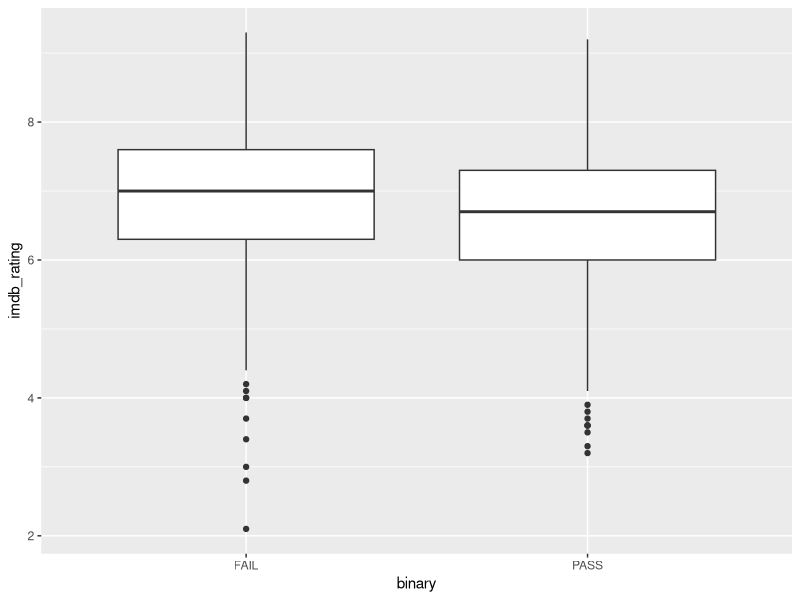

This chart was generated by the following R code:
## ---- chunk 1
library(tidyverse)
library(ggthemes)
library(gganimate)
library(scales)

movies <- read_csv("data/movies.csv")
raw_bechdel <- read_csv("data/raw_bechdel.csv")
## ---- chunk 2
movies %>% 
  ggplot() +
  aes(x = binary, y = imdb_rating) +
  geom_boxplot()
## ---- chunk 3
subset_movies <- movies %>%
  select(year, title, binary, budget_2013, plot, rated, language, country, writer, metascore, imdb_rating, director, actors, genre, awards, runtime)  %>% 
  mutate(first_country = str_extract(country, pattern = "[A-z ]+")) %>% 
  mutate(first_genre = str_extract(genre, pattern = "[A-z ]+"))

unique(subset_movies$first_genre)
## ---- chunk 4
subset_movies %>% 
  group_by(first_genre) %>% 
  mutate(count = n()) %>% 
  mutate(genre = if_else(count < 100, "Other", first_genre))
## ---- chunk 5
subset_movies %>% 
  select(year, metascore, imdb_rating, budget_2013, first_genre) %>% 
  drop_na() %>% 
  group_by(first_genre) %>% 
  mutate(count = n()) %>% 
  mutate(genre = if_else(count < 100, "Other", first_genre)) %>% 
  mutate(year = as.integer(year)) %>% 
  ggplot(aes(x = metascore, y = imdb_rating, size = budget_2013, colour = budget_2013)) +
  geom_point(alpha = 0.7, show.legend = FALSE) +
  scale_size(range = c(2, 12)) +
  scale_x_log10() +
  labs(title = 'Year: {frame_time}', x = 'Metascore', y = 'IMDB rating') +
  transition_time(year) +
  ease_aes('linear')
## ---- chunk 6
subset_movies %>% 
  select(year, binary) %>% 
  drop_na() %>% 
  mutate(year = as.integer(year)) %>% 
  ggplot(aes(x = binary, fill = binary)) +
  geom_bar(show.legend = F) +
  theme_minimal() +
  scale_fill_manual(values = c("darkblue", "darkred")) +
  labs(title = 'Year: {frame_time}', x = 'Bechdel test result', y = 'Count') +
  transition_time(year) +
  ease_aes('linear')
## ---- chunk 7
subset_movies %>% 
  select(year, binary) %>% 
  drop_na() %>% 
  mutate(year = as.integer(year)) %>%
  filter(year > 1980) %>% 
  group_by(year, binary) %>% 
  summarise(count = n()) %>% 
  pivot_wider(names_from = binary,
              values_from = count) %>% 
  mutate(percentage_Pass= round(PASS/(FAIL+PASS), 3),
         percentage_Fail = round(FAIL/(FAIL+PASS), 3)) %>% 
  pivot_longer(names_to = "test_outcome", 
               values_to = "percentage",
               names_prefix = "percentage_", 
               cols = percentage_Pass:percentage_Fail) %>% 
  mutate(label_position = if_else(test_outcome == "Pass", 0.1, 0.9)) %>% 
  ggplot(aes(x = "", y = percentage, fill = factor(test_outcome))) +
  geom_col(show.legend = F, position = "fill") +
  theme_classic() +
  theme(axis.title = element_text(size = 20, face = "bold"),
        axis.text = element_text(size = 15, face = "bold"),
        plot.title = element_text(size = 30, face = "bold", hjust = -0.2),
        plot.subtitle = element_text(size = 20)) +
  scale_fill_manual(values = c("darkred", "darkblue")) +
    geom_text(aes(y = label_position, label = test_outcome, col = test_outcome), size=6, show.legend = F) + 
  scale_y_continuous(labels = percent) +
  labs(title = "Year: {frame_time}\n", x = NULL, y = "% of Bechdel test outcomes \n", subtitle = "") +
  transition_time(year) +
  ease_aes('linear') 
